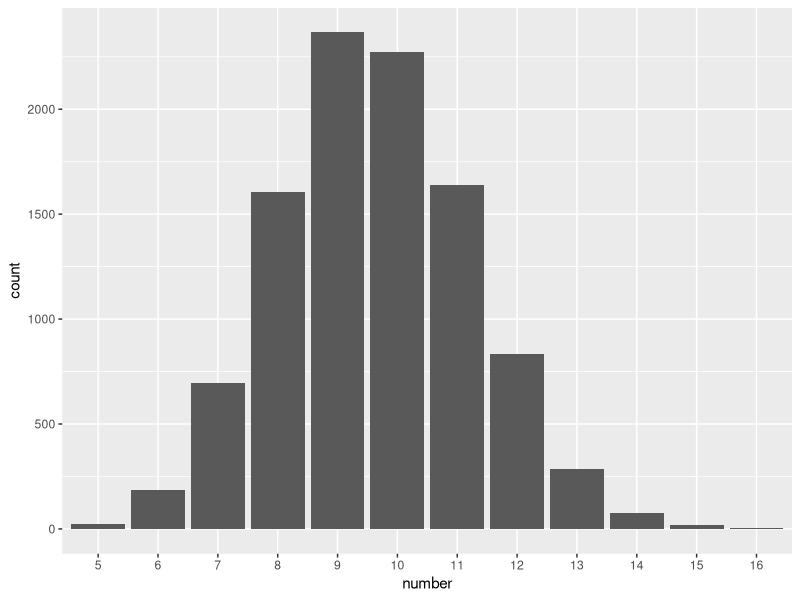

Write R code to recreate this figure.
## ---- chunk 1
# automatically create a bib database for R packages
knitr::write_bib(c(
  .packages(), 'bookdown', 'knitr', 'rmarkdown', 'ROCR'
), 'packages.bib')
## ---- chunk 2
# (a)
dbinom(50,100,prob=1/2)
# (b)
sum(dbinom(50:100,100,prob=1/2))
1-pbinom(49,100,prob=1/2)
pbinom(49,100,prob=1/2,lower.tail=FALSE)
# (c)
qbinom(.95,100,prob=1/2)
qbinom(.05,100,prob=1/2,lower.tail=FALSE)
1-pbinom(57,100,prob=1/2)
1-pbinom(58,100,prob=1/2)
## ---- chunk 3
n=13
Pr_given_B=(1:n)/n
Pr_of_B=(1:n)/sum(1:n)
sum(Pr_given_B * Pr_of_B)
(2*n+1)/(3*n)

R=10^6 # number of random draws
B=1:n
x1=sample(B,size=R,replace=T,prob=B)
x2=sapply(x1,function(x){rbinom(1,1,prob=x/n)})
mean(x2)  
## ---- chunk 4
R=10^4 # number of random draws
X.mean =               100
X.var = 50^2
s=X.var/X.mean
a=X.mean/s
a*s #mean
a*s^2 #variance

X = rgamma(20, shape=a, scale = s)
cumsum(X)
which(cumsum(X)<=1000)
max(which(cumsum(X)<=1000))

res=rep(as.integer(NA),R)
for(i in 1:R){
  X = rgamma(20, shape=a, scale = s)
  res[i]=max(which(cumsum(X)<=1000))
}
max(res)
mean(res)
sd(res)

library(ggplot2)
df=data.frame(number=as.factor(res))
ggplot(df, aes(x=number)) + geom_bar()
